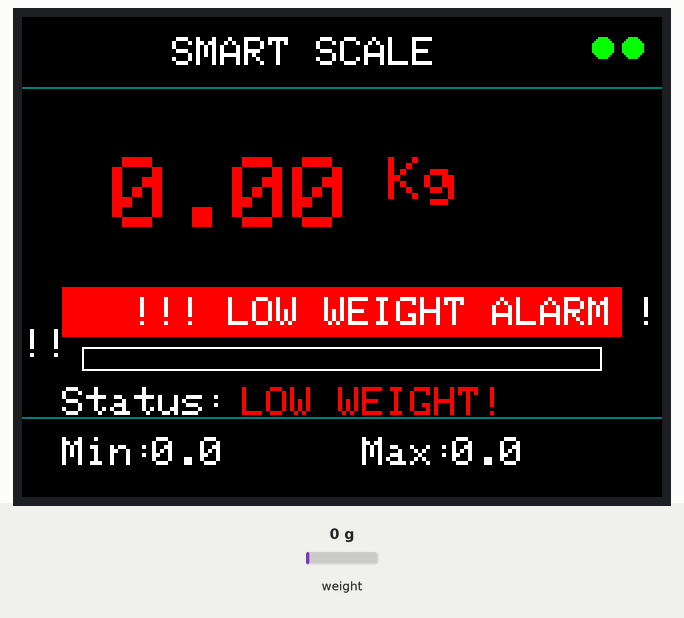
Recording of a sketch running on a simulated ESP32. On the bench: 320×240 colour display. The inputs (shaded band) are chosen by the test bench; at power-on: weight on the scale 0 g. WiFi joins after 1.5 s; servers stay silent unless stated; no MQTT or app messages arrive unless stated; what the sketch prints to the serial monitor is not drawn.

Above: at 4.4 s.
4.5 s: weight on the scale set to 100 g
At 5.8 s:
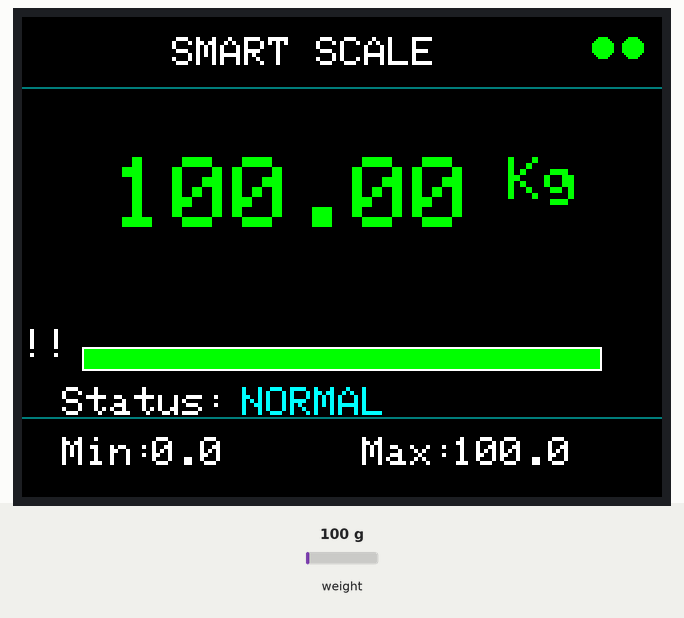
6.9 s: weight on the scale set to 1250 g
At 8.0 s:
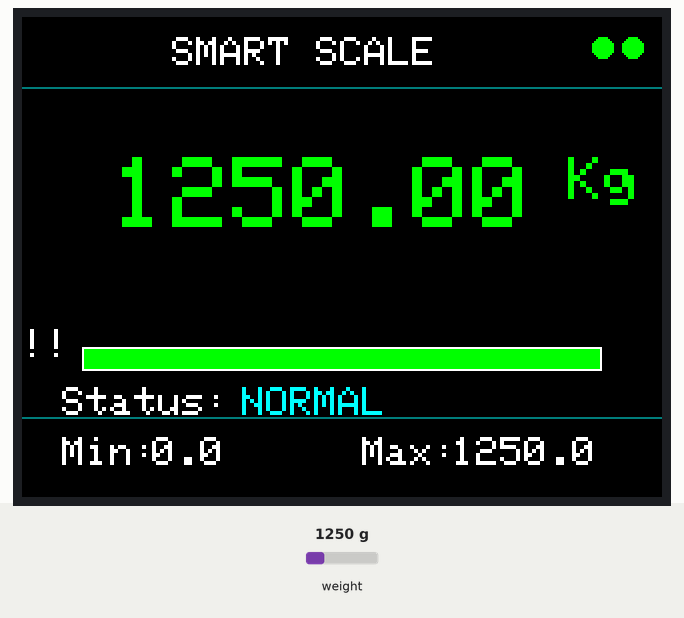
8.9 s: weight on the scale set to 2500 g
At 11.3 s:
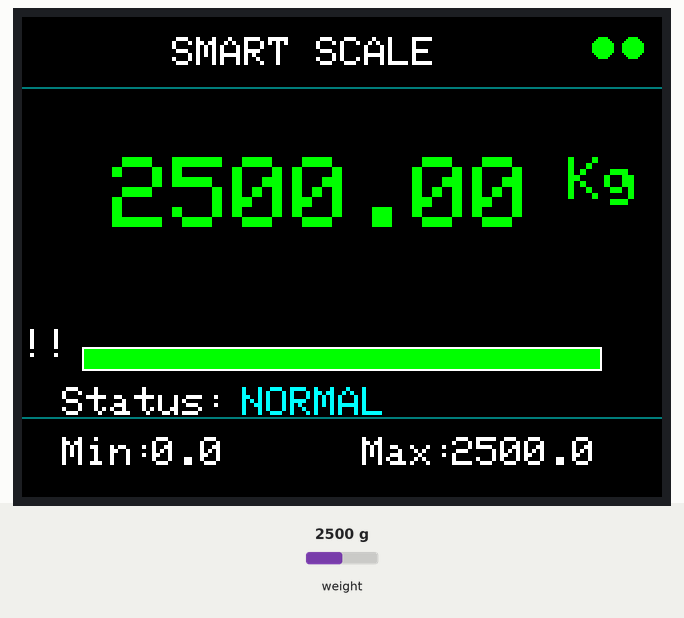
Timing chart, 0 to 12.8 s (numbered marks = the images above; inputs shaded):
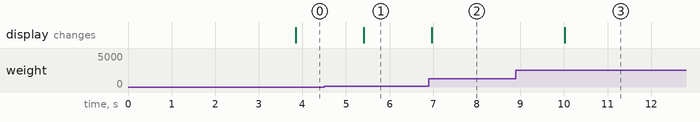

Measured:
- after the input at 4.5 s, the display: changes after 0.90 s (image 1)
- after the input at 6.9 s, the display: changes after 0.06 s (image 2)
- after the input at 8.9 s, the display: changes after 1.1 s (image 3)

The sketch:

sketch.ino
```cpp
#include <Adafruit_GFX.h>
#include <Adafruit_ILI9341.h>
#include <HX711.h>
#include <PubSubClient.h>
#include <WiFi.h>
#include <WiFiClientSecure.h>

#define TFT_CS 15
#define TFT_DC 17
#define TFT_RST 2

Adafruit_ILI9341 tft(TFT_CS, TFT_DC, TFT_RST);

#define DT_PIN 16
#define SCK_PIN 4

HX711 scale;

float minWeight = 99999;
float maxWeight = 0;
float lastWeight = -1000;

bool wifiConnected = false;
bool mqttConnected = false;

const char *ssid = "Wokwi-GUEST";
const char *password = "";

const char *mqttServer = "1c1c1007901b4873961419a9a7e88252.s1.eu.hivemq.cloud";
const int mqttPort = 8883;

const char *mqttUser = "[your name]";
const char *mqttPassword = "[your password]";

WiFiClientSecure secureClient;
PubSubClient client(secureClient);

void connectMQTT() {

  while (!client.connected()) {

    Serial.print("Connecting to MQTT... ");

    if (client.connect("ESP32SmartScale", mqttUser, mqttPassword)) {

      Serial.println("Connected!");

    } else {

      Serial.print("Failed, rc=");
      Serial.println(client.state());

      delay(2000);
    }
  }
}

void setup() {

  tft.begin();
  tft.setRotation(1);
  tft.fillScreen(ILI9341_BLACK);

  // Title
  tft.setTextColor(ILI9341_WHITE);
  tft.setTextSize(2);
  tft.setCursor(75, 10);
  tft.println("SMART SCALE");

  // Horizontal lines
  tft.drawFastHLine(0, 35, 320, ILI9341_DARKCYAN);
  tft.drawFastHLine(0, 200, 320, ILI9341_DARKCYAN);

  // Labels
  tft.setTextSize(2);

  tft.setCursor(20, 210);
  tft.print("Min:");

  tft.setCursor(170, 210);
  tft.print("Max:");

  tft.setCursor(20, 185);
  tft.print("Status:");

  tft.drawRect(30, 165, 260, 12, ILI9341_WHITE);

  Serial.begin(115200);

  scale.begin(DT_PIN, SCK_PIN);

  // Choose a scale factor that gives reasonable values in Wokwi.
  // You'll calibrate this on real hardware later.
  scale.set_scale(420.0);

  scale.tare();

  Serial.println("HX711 Ready");

  WiFi.begin(ssid, password);

  Serial.print("Connecting WiFi");

  while (WiFi.status() != WL_CONNECTED) {

    delay(500);
    Serial.print(".");
  }

  Serial.println();
  Serial.println("WiFi Connected!");
  wifiConnected = true;

  Serial.println(WiFi.localIP());

  secureClient.setInsecure();

  client.setServer(mqttServer, mqttPort);
}

void loop() {

  if (!client.connected()) {

    connectMQTT();
    mqttConnected = true;
  }

  client.loop();

  float weight = scale.get_units(10);
  // Update min/max
  if (weight < minWeight)
    minWeight = weight;

  if (weight > maxWeight)
    maxWeight = weight;

  // Only refresh display if weight changes
  if (abs(weight - lastWeight) > 0.1) {

    lastWeight = weight;

    // Clear weight area
    tft.fillRect(0, 45, 320, 110, ILI9341_BLACK);

    // Dynamic color
    uint16_t color;

    if (weight < 0.25)
      color = ILI9341_RED;
    else if (weight < 2.0)
      color = ILI9341_ORANGE;
    else
      color = ILI9341_GREEN;

    tft.setTextColor(color);
    tft.setTextSize(5);
    tft.setCursor(45, 70);
    tft.print(weight, 2);

    tft.setTextSize(3);
    tft.print(" Kg");

    // Capacity Bar
    float percent = weight / 5.0;

    if (percent > 1)
      percent = 1;

    int width = percent * 258;

    tft.fillRect(31, 166, 258, 10, ILI9341_BLACK);
    tft.fillRect(31, 166, width, 10, color);

    if (weight < 0.25) {

      tft.fillRect(20, 135, 280, 25, ILI9341_RED);

      tft.setTextColor(ILI9341_WHITE);
      tft.setTextSize(2);
      tft.setCursor(55, 140);
      tft.print("!!! LOW WEIGHT ALARM !!!");

    } else {

      tft.fillRect(20, 135, 280, 25, ILI9341_BLACK);
    }

    // Status
    tft.fillRect(110, 182, 180, 18, ILI9341_BLACK);

    tft.setTextSize(2);

    if (weight < 0.25) {

      tft.setTextColor(ILI9341_RED);
      tft.setCursor(110, 185);
      tft.print("LOW WEIGHT!");

    } else {

      tft.setTextColor(ILI9341_CYAN);
      tft.setCursor(110, 185);
      tft.print("NORMAL");
    }

    // Min Weight
    tft.fillRect(65, 208, 70, 20, ILI9341_BLACK);
    tft.setCursor(65, 210);
    tft.setTextColor(ILI9341_WHITE);
    tft.print(minWeight, 1);

    // Max Weight
    tft.fillRect(215, 208, 70, 20, ILI9341_BLACK);
    tft.setCursor(215, 210);
    tft.print(maxWeight, 1);

    // WiFi Indicator
    tft.fillCircle(290, 15, 5, wifiConnected ? ILI9341_GREEN : ILI9341_RED);

    // MQTT Indicator
    tft.fillCircle(305, 15, 5, mqttConnected ? ILI9341_GREEN : ILI9341_RED);
  }

  // Publish MQTT
  char msg[20];
  dtostrf(weight, 0, 2, msg);

  client.publish("smartscale/weight", msg);

  Serial.print("Weight: ");
  Serial.println(weight);

  delay(500);
}
```
